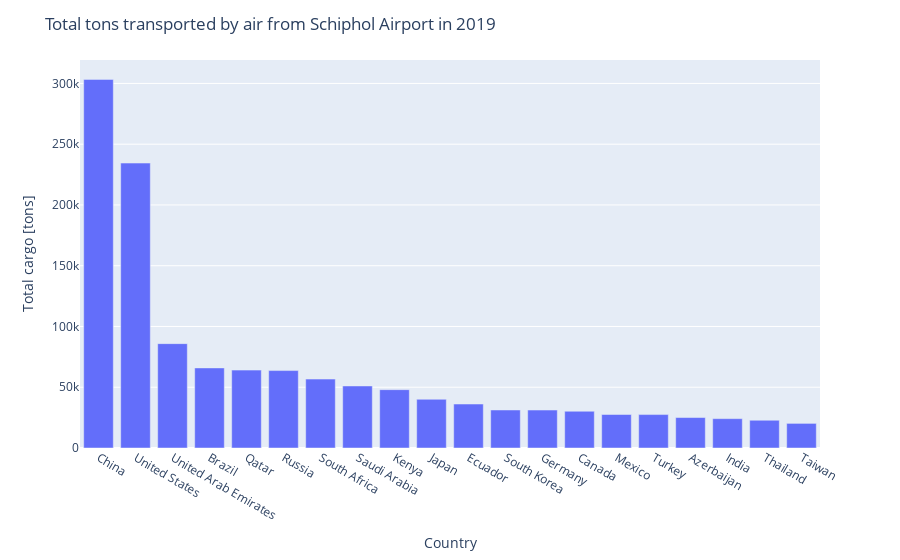

The notebook cell this image was saved under:
### Code cell
fig = px.bar(map_data_cargo.sort_values('OBS_VALUE',ascending= False).head(20),\
    x= 'country_2_name', y = 'OBS_VALUE',labels= cargo_labels)
fig.update_layout(
    title_text = 'Total tons transported by air from Schiphol Airport in 2019',
    geo= dict(
        showframe = False,
        showcoastlines = False,
        projection_type = 'equirectangular'
    )
)
fig.show()

### Figure 1 — Plotly figure (JSON) as saved in the notebook; plotly's stock layout.template omitted (floating-point values rounded to 4 significant figures)
{"data": [{"alignmentgroup": "True", "hovertemplate": "Country=%{x}<br>Total cargo [tons]=%{y}<extra></extra>", "legendgroup": "", "marker": {"color": "#636efa", "pattern": {"shape": ""}}, "name": "", "offsetgroup": "", "orientation": "v", "showlegend": false, "textposition": "auto", "type": "bar", "x": ["China", "United States", "United Arab Emirates", "Brazil", "Qatar", "Russia", "South Africa", "Saudi Arabia", "Kenya", "Japan", "Ecuador", "South Korea", "Germany", "Canada", "Mexico", "Turkey", "Azerbaijan", "India", "Thailand", "Taiwan"], "xaxis": "x", "y": [303300.0, 234500.0, 85880.0, 65900.0, 64100.0, 63720.0, 56720.0, 51050.0, 48010.0, 40070.0, 36180.0, 31280.0, 31220.0, 30240.0, 27560.0, 27510.0, 25070.0, 24140.0, 22850.0, 20250.0], "yaxis": "y"}], "layout": {"barmode": "relative", "geo": {"projection": {"type": "equirectangular"}, "showcoastlines": false, "showframe": false}, "legend": {"tracegroupgap": 0}, "margin": {"t": 60}, "title": {"text": "Total tons transported by air from Schiphol Airport in 2019"}, "xaxis": {"anchor": "y", "domain": [0, 1], "title": {"text": "Country"}}, "yaxis": {"anchor": "x", "domain": [0, 1], "title": {"text": "Total cargo [tons]"}}}}
